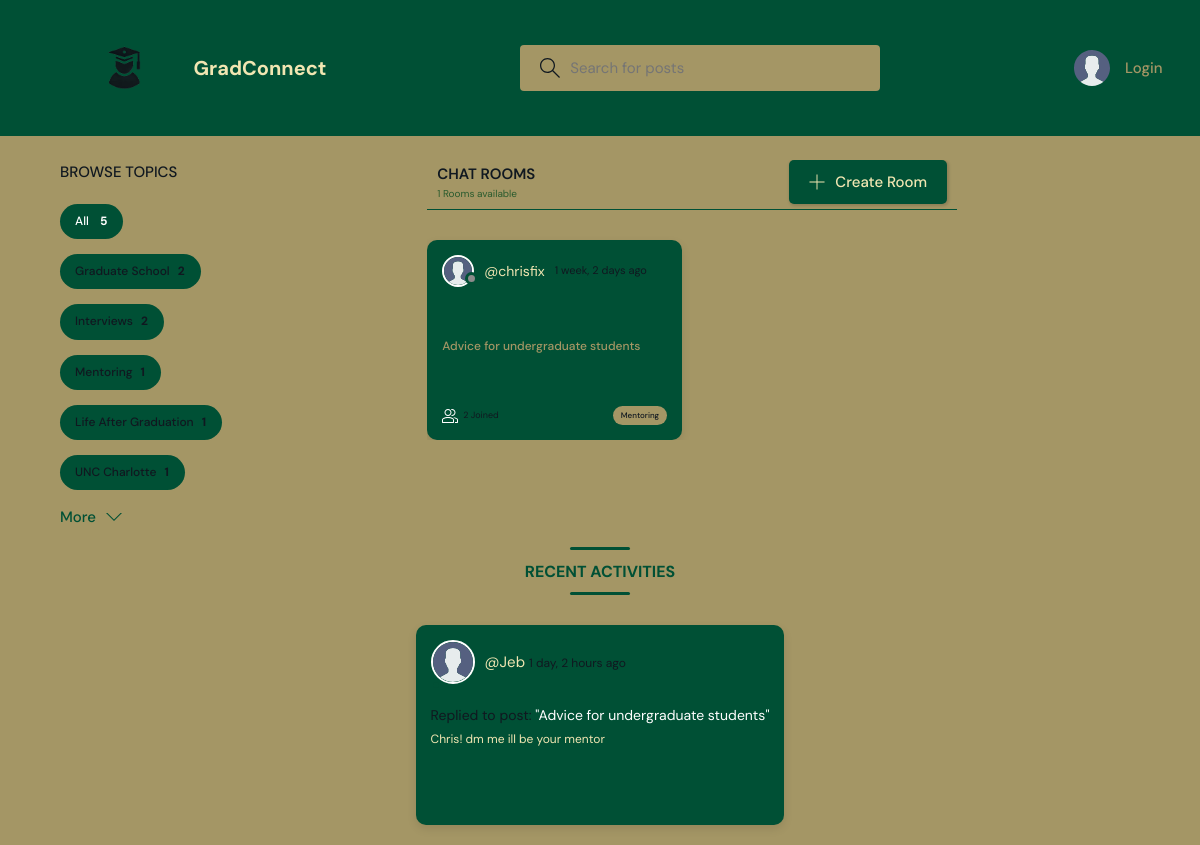
/?q=Mentoring, run on the app's committed database.
### base/models.py (models this page shows, shortened)
class Topic(models.Model):
    name = models.CharField(max_length=200)

class Room(models.Model):
    host = models.ForeignKey(User, on_delete=models.SET_NULL, null=True)
    topic = models.ForeignKey(Topic, on_delete=models.SET_NULL, null=True)
    name = models.CharField(max_length=200)
    description = models.TextField(null=True, blank=True)
    participants = models.ManyToManyField(
        User, related_name='participants', blank=True)
    updated = models.DateTimeField(auto_now=True)
    created = models.DateTimeField(auto_now_add=True)
    class Meta:
        ordering = ['-updated', '-created']
    def __str__(self):
        return self.name

class User(AbstractUser):
    name = models.CharField(max_length=200, null=True)
    email = models.EmailField(unique=True, null=True)
    bio = models.TextField(null=True)
    skills = models.ManyToManyField(Skill, related_name="users", blank=True)
    avatar = models.ImageField(null=True, default="avatar.svg")
    USERNAME_FIELD = 'email'
    REQUIRED_FIELDS = ['username']

class Message(models.Model):
    user = models.ForeignKey(User, on_delete=models.CASCADE)
    room = models.ForeignKey(Room, on_delete=models.CASCADE)
    body = models.TextField()
    updated = models.DateTimeField(auto_now=True)
    created = models.DateTimeField(auto_now_add=True)
    class Meta:
        ordering = ['-updated', '-created']

### base/views.py (the view)
# urls.py: path('', views.home, name="home"),
def home(request):
    q = request.GET.get('q') if request.GET.get('q') != None else ''
    rooms = Room.objects.filter(
        Q(topic__name__icontains=q) |
        Q(name__icontains=q) |
        Q(description__icontains=q)
    )
    topics = Topic.objects.all()[0:5]
    room_count = rooms.count()
    room_messages = Message.objects.filter(
        Q(room__topic__name__icontains=q))[0:3]
    context = {'rooms': rooms, 'topics': topics,
               'room_count': room_count, 'room_messages': room_messages}
    return render(request, 'base/home.html', context)

### base/templates/base/home.html (shortened to what this page needs)
{% extends 'main.html' %}
{% block content %}
<main class="layout layout--3">
  <div class="container">
    {% include 'base/topics_component.html' %}
    <div class="roomList">
      <div class="roomList__header">
        <div>
          <h2>Chat Rooms</h2>
          <p>{{room_count}} Rooms available</p>
        </div>
        <a class="btn btn--main" href="{% url 'create-room' %}">
          <svg version="1.1" xmlns="http://www.w3.org/2000/svg" width="32" height="32" viewBox="0 0 32 32">
            <title>add</title>
            <path
              d="M16.943 0.943h-1.885v14.115h-14.115v1.885h14.115v14.115h1.885v-14.115h14.115v-1.885h-14.115v-14.115z">
            </path>
          </svg>
          Create Room
        </a>
      </div>
      {% include 'base/feed_component.html' %}
    </div>
  </div>
  {% include 'base/activity_component_bottom.html' %}
</main>
{% endblock %}

### base/templates/base/topics_component.html
<div class="topics">
    <div class="topics__header">
        <h2>Browse Topics</h2>
    </div>
    <ul class="topics__list">
        <li>
            <a href="{% url 'home' %}" class="active">All <span>{{topics.count}}</span></a>
        </li>
        {% for topic in topics %}
        <li>
            <a href="{% url 'home' %}?q={{topic.name}}">{{topic.name}}<span>{{topic.room_set.all.count}}</span></a>
        </li>
        {% endfor %}
    </ul>
    <a class="btn btn--link" href="{% url 'topics' %}">
        More
        <svg version="1.1" xmlns="http://www.w3.org/2000/svg" width="32" height="32" viewBox="0 0 32 32">
            <title>chevron-down</title>
            <path d="M16 21l-13-13h-3l16 16 16-16h-3l-13 13z"></path>
        </svg>
    </a>
</div>

### base/templates/base/feed_component.html (shortened to what this page needs)
{% for room in rooms %}
<div class="roomListRoom">
    <div class="roomListRoom__header">
        <a href="{% url 'user-profile' room.host.id %}" class="roomListRoom__author">
            <div class="avatar avatar--small">
                <img src="{{room.host.avatar.url}}" />
            </div>
            <span class="roomListRoom__username">@{{room.host.username}}</span>
            <span class="roomListRoom__timestamp">{{room.created|timesince}} ago</span>
        </a>
    </div>
    <div class="roomListRoom__content">
        <a href="{% url 'room' room.id %}">{{room.name}}</a>
    </div>
    <div class="roomListRoom__meta">
        <a href="{% url 'room' room.id %}" class="roomListRoom__joined">
            {{room.participants.all.count}} Joined
        </a>
        <p class="roomListRoom__topic">{{room.topic.name}}</p>
    </div>
</div>
{% endfor %}

### base/templates/base/activity_component_bottom.html (shortened to what this page needs)
<div class="activities_new">
    <div class="activities__header_new">
        <h2>Recent Activities</h2>
    </div>
    <div class="activities__list_new">
        {% for message in room_messages %}
        <div class="activityCard_new">
            <div class="activityCard__header_new">
                <a href="{% url 'user-profile' message.user.id %}" class="activityCard__author_new">
                    <div class="avatar avatar--small_new">
                        <img src="{{message.user.avatar.url}}" alt="User Avatar" />
                    </div>
                    <p>
                        @{{message.user.username}}
                        <span class="activityCard__timestamp_new">{{message.created|timesince}} ago</span>
                    </p>
                </a>
            </div>
            <div class="activityCard__content_new">
                <p>Replied to post:
                    <a href="{% url 'room' message.room.id %}" class="activityCard__room_new">
                        "{{message.room}}"
                    </a>
                </p>
                <div class="activityCard__message_new">{{message.body}}</div>
            </div>
        </div>
        {% endfor %}
    </div>
</div>

### data on the page
Topic: name "Graduate School", room_set.all.count "2"
Topic: name "Interviews", room_set.all.count "2"
Topic: name "Mentoring", room_set.all.count "1"
Topic: name "Life After Graduation", room_set.all.count "1"
Topic: name "UNC Charlotte", room_set.all.count "1"
Room: host.avatar (placeholder picture), host.username "chrisfix", created "1 week, 2 days", name "Advice for undergraduate students", participants.all.count "2", topic.name "Mentoring"
Message: user.avatar (placeholder picture), user.username "Jeb", created "1 day, 2 hours", room "Advice for undergraduate students", body "Chris! dm me ill be your mentor"

### other printed values
{{ topics.count }} "5"
{{ room_count }} "1"
